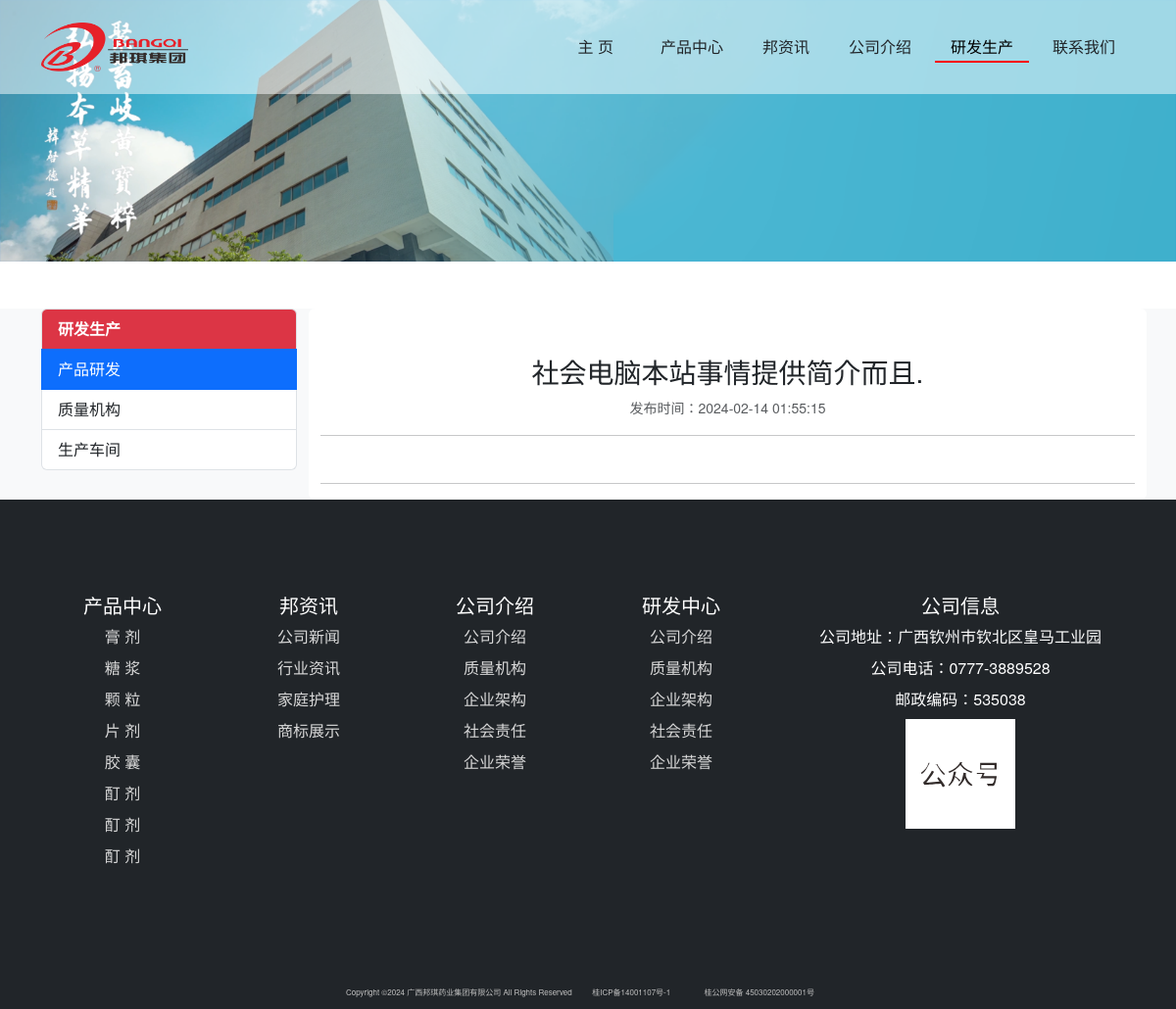
The page /show_research/1 on the database as committed earlier.
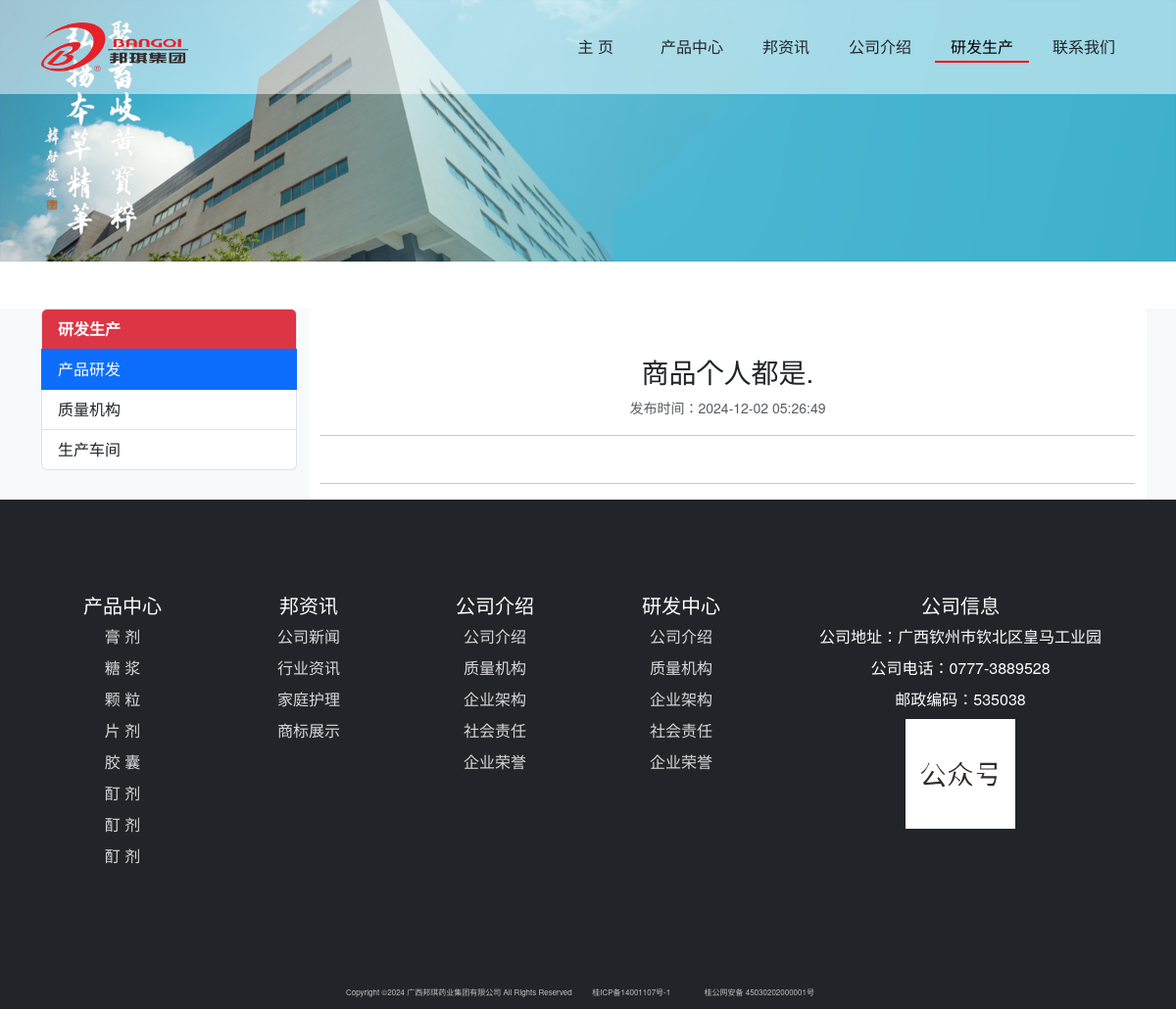
The same page on the database as committed later.
### bqwebsite/models.py (models this page shows)
class Research(db.Model):
    __tablename__ = 'research'
    id = db.Column(db.Integer, primary_key=True, autoincrement=True)
    title = db.Column(db.String(100))
    research_content = db.Column(db.Text)
    timestamp = db.Column(db.DateTime, nullable=False, default=datetime.utcnow, index=True)
    research_category_id = db.Column(db.Integer, db.ForeignKey('researchcategory.id'))
    research_category = db.relationship('ResearchCategory', back_populates='researchs')

### bqwebsite/blueprints/main.py (the view)
@main_bp.route('/show_research/<int:research_id>')
def show_research(research_id):
    show_research = Research.query.get_or_404(research_id)
    return render_template('main/research_detail.html', show_research=show_research)

### bqwebsite/templates/main/research_detail.html (shortened to what this page needs)
{% extends 'base.html' %}
{% block nav_research %}active{% endblock %}
{% set active_page = show_research.research_category.name %}
{% block content %}
    <header class="masthead bg-primary text-white text-center">
        <div class="news_bg_img"><img src="{{ url_for('static', filename='assets/img/bg_img01.png') }}"
                                      class="img-fluid" alt=""></div>
    </header>
    <section class="page-section portfolio bg-light">
        <div class="container mt-5">
            <div class="row">
                {% include 'main/_slider_research.html' %}
                <div class="col-lg-9 col-md-9 col-sm-12 bg-white rounded">
                    <h3 class="text-center text-dark mt-5">{{ show_research.title }}</h3>
                    <p class="text-muted text-center"><small>发布时间：{{ show_research.timestamp }}</small></p>
                    <hr>
                    <hr class="mt-5">
                </div>
            </div>
        </div>
    </section>
{% endblock %}

Rows that differ between the two databases and show on the page:
changed Research: title "社会电脑本站事情提供简介而且." → "商品个人都是."; timestamp "2024-02-14 01:55:15" → "2024-12-02 05:26:49"
